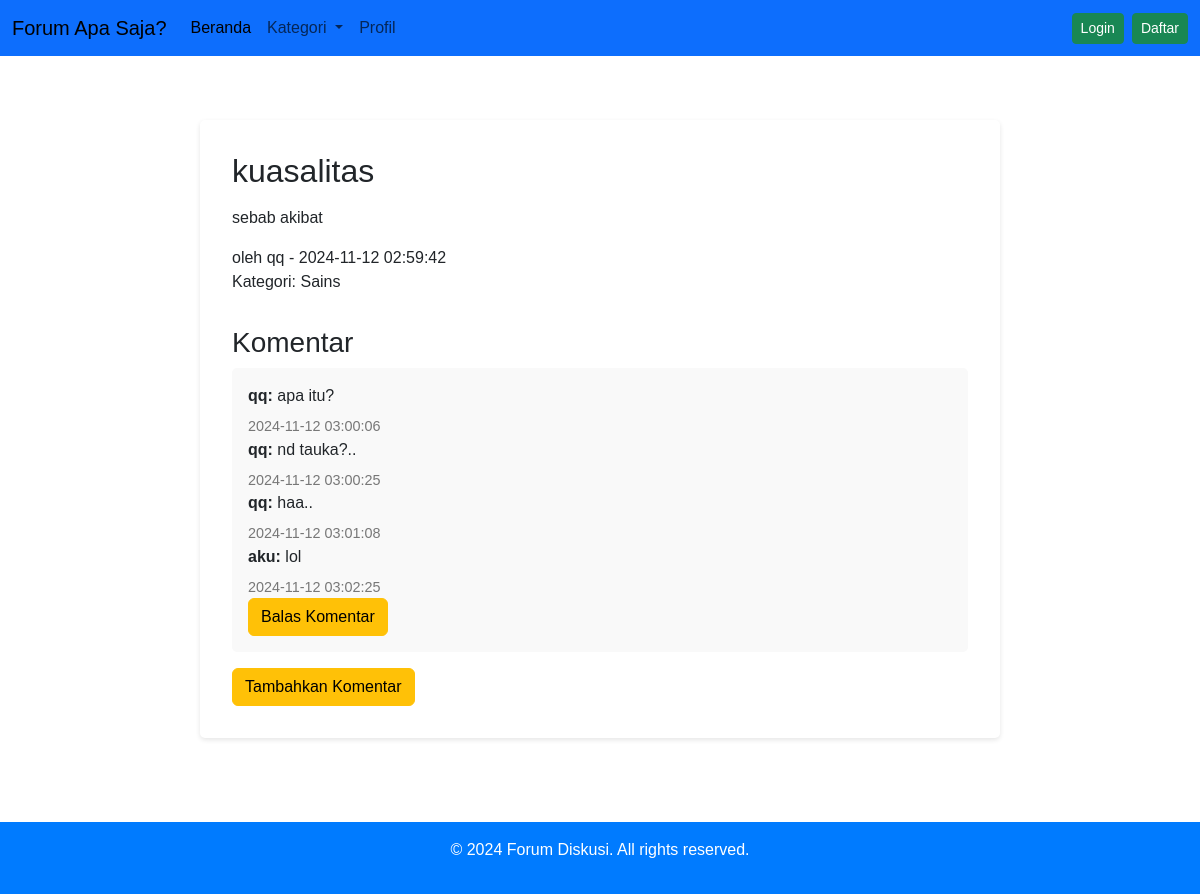
Page /topic-detail.php?id=19 on the committed database.
### tables this page shows
CREATE TABLE `topics` (
  `id` int(11) NOT NULL,
  `user_id` int(11) NOT NULL,
  `category_id` int(11) NOT NULL,
  `title` varchar(255) NOT NULL,
  `content` text NOT NULL,
  `created_at` timestamp NOT NULL DEFAULT current_timestamp()
);

CREATE TABLE `users` (
  `id` int(11) NOT NULL,
  `username` varchar(50) NOT NULL,
  `email` varchar(100) NOT NULL,
  `password` varchar(255) NOT NULL,
  `created_at` timestamp NOT NULL DEFAULT current_timestamp()
);

CREATE TABLE `categories` (
  `id` int(11) NOT NULL,
  `name` varchar(100) NOT NULL,
  `description` text DEFAULT NULL,
  `created_at` timestamp NOT NULL DEFAULT current_timestamp()
);

CREATE TABLE `comments` (
  `id` int(11) NOT NULL,
  `topic_id` int(11) NOT NULL,
  `user_id` int(11) NOT NULL,
  `content` text NOT NULL,
  `created_at` timestamp NOT NULL DEFAULT current_timestamp(),
  `parent_id` int(11) DEFAULT NULL
);

### topic-detail.php (the view, shortened to what this page needs)
<?php
include 'db.php';
if (isset($_GET['id'])) {
  $topic_id = $_GET['id'];
  $query = "SELECT topics.title, topics.content, topics.created_at, users.username, categories.name AS category
              FROM topics
              JOIN users ON topics.user_id = users.id
              JOIN categories ON topics.category_id = categories.id
              WHERE topics.id = :topic_id";
  $stmt = $pdo->prepare($query);
  $stmt->bindParam(':topic_id', $topic_id);
  $stmt->execute();
  $topic = $stmt->fetch();
  $comment_query = "SELECT comments.id, comments.content, comments.created_at, users.username
                      FROM comments
                      JOIN users ON comments.user_id = users.id
                      WHERE comments.topic_id = :topic_id AND comments.parent_id IS NULL
                      ORDER BY comments.created_at DESC";
  $comment_stmt = $pdo->prepare($comment_query);
  $comment_stmt->bindParam(':topic_id', $topic_id);
  $comment_stmt->execute();
  $comments = $comment_stmt->fetchAll();
} else {
  echo "ID topik tidak ditemukan!";
  exit;
}
function getReplies($pdo, $comment_id)
{
  $reply_query = "SELECT comments.content, comments.created_at, users.username
                    FROM comments
                    JOIN users ON comments.user_id = users.id
                    WHERE comments.parent_id = :comment_id
                    ORDER BY comments.created_at ASC";
  $reply_stmt = $pdo->prepare($reply_query);
  $reply_stmt->bindParam(':comment_id', $comment_id);
  $reply_stmt->execute();
  return $reply_stmt->fetchAll();
}
?>
<!DOCTYPE html>
<html lang="en">
<head>
  <link rel="stylesheet" href="css/gayaDpn.css">
  <link href="https://cdn.jsdelivr.net/npm/bootstrap@5.3.3/dist/css/bootstrap.min.css" rel="stylesheet">
</head>
<body>
  <nav class="navbar navbar-expand-lg bg-primary">
    <div class="container-fluid">
      <a class="navbar-brand" href="index.php">Forum Apa Saja?</a>
      <div class="collapse navbar-collapse" id="navbarNav">
        <ul class="navbar-nav me-auto mb-2 mb-lg-0">
          <li class="nav-item">
            <a class="nav-link active" aria-current="page" href="index.php">Beranda</a>
          </li>
          <li class="nav-item dropdown">
            <a class="nav-link dropdown-toggle" href="#" role="button" data-bs-toggle="dropdown" aria-expanded="false">
              Kategori
            </a>
          </li>
          <li class="nav-item">
            <a class="nav-link" href="#">Profil</a>
          </li>
        </ul>
        <ul class="navbar-nav ms-auto">
          <?php if (isset($_SESSION['username'])): ?>
            <li class="nav-item">
              <span class="nav-link">Selamat datang, <?php echo htmlspecialchars($_SESSION['username']); ?></span>
            </li>
            <li class="nav-item">
              <a href="logout.php" class="btn btn-danger btn-sm">Logout</a>
            </li>
          <?php else: ?>
            <li class="nav-item">
              <a href="login.php" class="btn btn-success btn-sm me-2">Login</a>
            </li>
            <li class="nav-item">
              <a href="register.php" class="btn btn-success btn-sm">Daftar</a>
            </li>
          <?php endif; ?>
        </ul>
      </div>
    </div>
  </nav>
  <main>
    <section class="topic-detail">
      <h2><?php echo htmlspecialchars($topic['title']); ?></h2>
      <p><?php echo htmlspecialchars($topic['content']); ?></p>
      <span>oleh <?php echo htmlspecialchars($topic['username']); ?> - <?php echo $topic['created_at']; ?></span>
      <p>Kategori: <?php echo htmlspecialchars($topic['category']); ?></p>
      <div class="comments">
        <h3>Komentar</h3>
        <?php foreach ($comments as $comment): ?>
          <div class="comment">
            <p><strong><?php echo htmlspecialchars($comment['username']); ?>:</strong> <?php echo htmlspecialchars($comment['content']); ?></p>
            <span><?php echo $comment['created_at']; ?></span>
            <?php
            $replies = getReplies($pdo, $comment['id']);
            foreach ($replies as $reply):
            ?>
              <div class="reply">
                <p><strong><?php echo htmlspecialchars($reply['username']); ?>:</strong> <?php echo htmlspecialchars($reply['content']); ?></p>
                <span><?php echo $reply['created_at']; ?></span>
              </div>
            <?php endforeach; ?>
            <?php if (isset($_SESSION['user_id'])): ?>
              <button onclick="toggleReplyForm(<?php echo $comment['id']; ?>)">Balas Komentar</button>
              <form action="post-reply.php" method="POST" class="reply-form" id="reply-form-<?php echo $comment['id']; ?>" style="display: none;">
                <input type="hidden" name="topic_id" value="<?php echo $topic_id; ?>">
                <input type="hidden" name="parent_id" value="<?php echo $comment['id']; ?>">
                <textarea name="reply_content" rows="2" required placeholder="Balas komentar ini"></textarea>
                <button type="submit">Balas</button>
              </form>
            <?php else: ?>
              <button class="btn btn-warning" onclick="showLoginWarning()">Balas Komentar</button>
            <?php endif; ?>
          </div>
        <?php endforeach; ?>
        <?php if (isset($_SESSION['user_id'])): ?>
          <button onclick="toggleMainCommentForm()">Tambahkan Komentar</button>
          <form action="post-comment.php" method="POST" id="main-comment-form" style="display: none;">
            <input type="hidden" name="topic_id" value="<?php echo $topic_id; ?>">
            <label for="comment">Tambahkan Komentar</label>
            <textarea id="comment" name="comment" rows="3" required></textarea>
            <button type="submit">Kirim Komentar</button>
          </form>
        <?php else: ?>
          <button class="btn btn-warning" onclick="showLoginWarning()">Tambahkan Komentar</button>
        <?php endif; ?>
    </section>
  </main>
  <footer>
    <p>&copy; 2024 Forum Diskusi. All rights reserved.</p>
  </footer>
</body>
</html>

### css/gayaDpn.css (style rules this page uses)
* { margin: 0; padding: 0; box-sizing: border-box; font-family: Arial, sans-serif; }
body { background-color: #f5f5f5; color: #333; }
main { padding: 2rem; }
footer { text-align: center; padding: 1rem; background-color: #007bff; color: #fff; margin-top: 20px; }
.topic-detail { background-color: #fff; padding: 2rem; border-radius: 5px; box-shadow: 0 2px 5px rgba(0, 0, 0, 0.1); max-width: 800px; margin: 2rem auto; }
.topic-detail h2 { margin-bottom: 1rem; }
.comments { margin-top: 2rem; }
.comment { background-color: #f9f9f9; padding: 1rem; border-radius: 5px; margin-bottom: 1rem; }
.comment p { margin: 0; }
.comment span { display: block; color: #777; font-size: 0.9rem; margin-top: 0.5rem; }

### rows in the picture
topics: title "kuasalitas", content "sebab akibat", user.username "qq", created_at "2024-11-12 02:59:42", category.name "Sains"
comments: user.username "qq", content "apa itu?", created_at "2024-11-12 03:00:06"
comments: user.username "qq", content "nd tauka?..", created_at "2024-11-12 03:00:25"
comments: user.username "qq", content "haa..", created_at "2024-11-12 03:01:08"
comments: user.username "aku", content "lol", created_at "2024-11-12 03:02:25"
